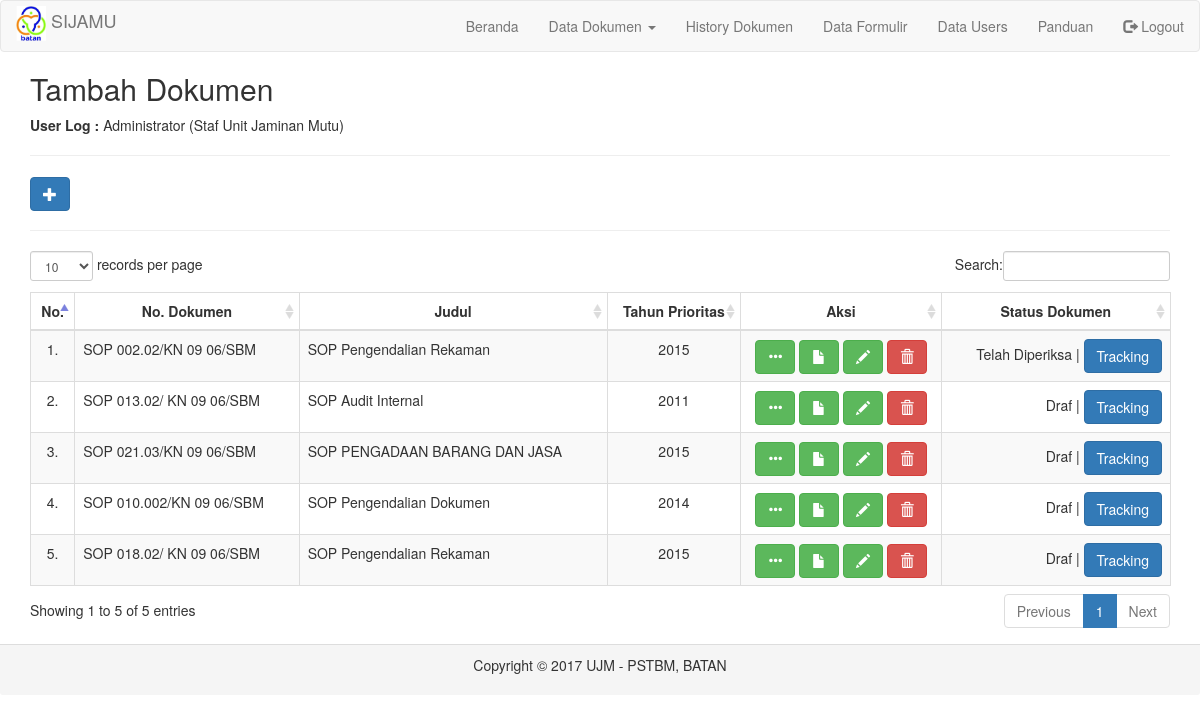
The app's page /on-admin/menu_0.php (signed in) with its own data.
### tables this page shows
CREATE TABLE `tbl_dokumen` (
  `id` int(100) NOT NULL,
  `tgl_upload` varchar(30) NOT NULL,
  `kode_jenis` varchar(30) NOT NULL,
  `no_dokumen` varchar(30) NOT NULL,
  `judul_dokumen` varchar(225) NOT NULL,
  `keterangan_output` text NOT NULL,
  `tahun_prioritas` int(11) NOT NULL,
  `kode_org` varchar(30) NOT NULL,
  `status` enum('Draf','Telah Diperiksa','Telah Disahkan','Terkendali','Tergandakan','Telah Didistribusi','Tidak Berlaku','Telah Dihapus') NOT NULL,
  `file` varchar(100) NOT NULL,
  `file_type` varchar(100) NOT NULL,
  `file_size` int(11) NOT NULL,
  `id_user` varchar(30) NOT NULL,
  `last_edited` varchar(30) NOT NULL
);

### on-admin/menu_0.php (the view, shortened to what this page needs)
<?php
require '_header.php';
$id_user = $_SESSION['id'];
?>
<div class="container">
  <h2>Tambah Dokumen</h2>
  <p><b>User Log :</b> <?php echo $_SESSION['nama']." (".$_SESSION['jabatan'].")" ?></p>
  <hr />
  <p>
    <a href='#' class='btn btn-primary glyphicon glyphicon-plus' data-target='#ModalAdd' data-toggle='modal' title='Tambah Dokumen Baru'></a>
  </p>
  <hr />
<p>
<table id="tabelDokumen" class="table table-bordered table-striped">
    <thead>
      <tr>
        <th>No.</th>
        <th>No. Dokumen</th>
        <th>Judul</th>
        <th>Tahun Prioritas</th>
        <th>Aksi</th>
        <th>Status Dokumen</th>
      </tr>
    </thead>
    <tbody>
<?php
  include "../koneksi.php";
  $no = 0;
  $result_dokumen = mysqli_query($connect,"SELECT * FROM tbl_dokumen WHERE status NOT IN ('Tidak Berlaku','Telah Dihapus') AND id_user='$id_user'");
  if($result_dokumen) {
    if($result_dokumen->num_rows > 0) {
      while ($row_dokumen = $result_dokumen->fetch_object()) {
          $no++;
?>
            <tr class="text-center">
              <td><?php echo "$no."; ?></td>
              <td class="text-left"><?php echo $row_dokumen->no_dokumen; ?></td>
              <td class="text-left"><?php echo $row_dokumen->judul_dokumen; ?></td>
              <td><?php echo $row_dokumen->tahun_prioritas; ?></td>
              <td>
                <a href='#' class="open_modal_details btn btn-success glyphicon glyphicon-option-horizontal" id='<?php echo $row_dokumen->id; ?>' title="View Details"></a>
                <a href='<?php echo "../files/uploads/draf/$row_dokumen->file"; ?>' target="_blank" title="Open File" class="btn btn-success glyphicon glyphicon-file"></a>
                <?php
                  $status = $row_dokumen->status;
                  if($status == "Draf" || $status == "Telah Diperiksa") {
                    echo " <a href='#' class=\"open_modal_edit btn btn-success glyphicon glyphicon-pencil\" id='$row_dokumen->id' title='Edit Data'></a>";
                    echo " <a href='#' onclick=\"confirm_delete('proses_delete_dokumen.php?&id=$row_dokumen->id;');\" class='btn btn-danger glyphicon glyphicon-trash' title='Delete'></a>";
                  }
                ?>
              </td>
              <td class="text-right">
                <?php
                  echo $status." | <a href='#' class='open_modal_tracking btn btn-primary' id='".$row_dokumen->id."' title='Show Document Tracking'>Tracking</a>";
                ?>
              </td>
            </tr>
<?php
      }
    }
  }
?>
  </tbody>
</table>
</div>
<?php
require '_footer.php';
?>

### on-admin/_header.php (shortened to what this page needs)
<!doctype html>
<html lang="en">
<head>
  <link rel="stylesheet" href="../bootstrap/css/bootstrap.css"/>
  <link rel="stylesheet" href="../datatables/dataTables.bootstrap.css"/>
</head>
<body>
<nav class="navbar navbar-default">
  <div class="container-fluid">
    <div class="navbar-header">
      <a class="navbar-brand" href="index.php"><img src="../images/logo.jpg" /> SIJAMU</a>
    </div>
    <ul class="nav navbar-nav navbar-right">
      <li><a href="index.php">Beranda</a></li>
      <li class="dropdown">
      	<a class="dropdown-toggle" data-toggle="dropdown" href="#">Data Dokumen <span class="caret"></span></a>
      </li>
      <li><a href="menu_history.php">History Dokumen</a></li>
      <li><a href="menu_data_formulir.php">Data Formulir</a></li>
      <li><a href="menu_data_user.php">Data Users</a></li>
      <li><a href="#">Panduan</a></li>
      <li><a href="#" data-toggle="modal" data-target="#ModalLogout"><span class="glyphicon glyphicon-log-out"></span> Logout</a></li>
    </ul>
  </div>
</nav>

### on-admin/_footer.php
<footer class="panel-footer text-center">
	<p>Copyright &copy; <?php echo date('Y'); ?> UJM - PSTBM, BATAN</p>
</footer>
</body>
</html>

### records on screen
tbl_dokumen: no_dokumen "SOP 002.02/KN 09 06/SBM", judul_dokumen "SOP Pengendalian Rekaman", tahun_prioritas "2015", status "Telah Diperiksa"
tbl_dokumen: no_dokumen "SOP 013.02/ KN 09 06/SBM", judul_dokumen "SOP Audit Internal", tahun_prioritas "2011", status "Draf"
tbl_dokumen: no_dokumen "SOP 021.03/KN 09 06/SBM", judul_dokumen "SOP PENGADAAN BARANG DAN JASA", tahun_prioritas "2015", status "Draf"
tbl_dokumen: no_dokumen "SOP 010.002/KN 09 06/SBM", judul_dokumen "SOP Pengendalian Dokumen", tahun_prioritas "2014", status "Draf"
tbl_dokumen: no_dokumen "SOP 018.02/ KN 09 06/SBM", judul_dokumen "SOP Pengendalian Rekaman", tahun_prioritas "2015", status "Draf"

### other values on screen
$_SESSION['nama'] "Administrator"
$_SESSION['jabatan'] "Staf Unit Jaminan Mutu"
